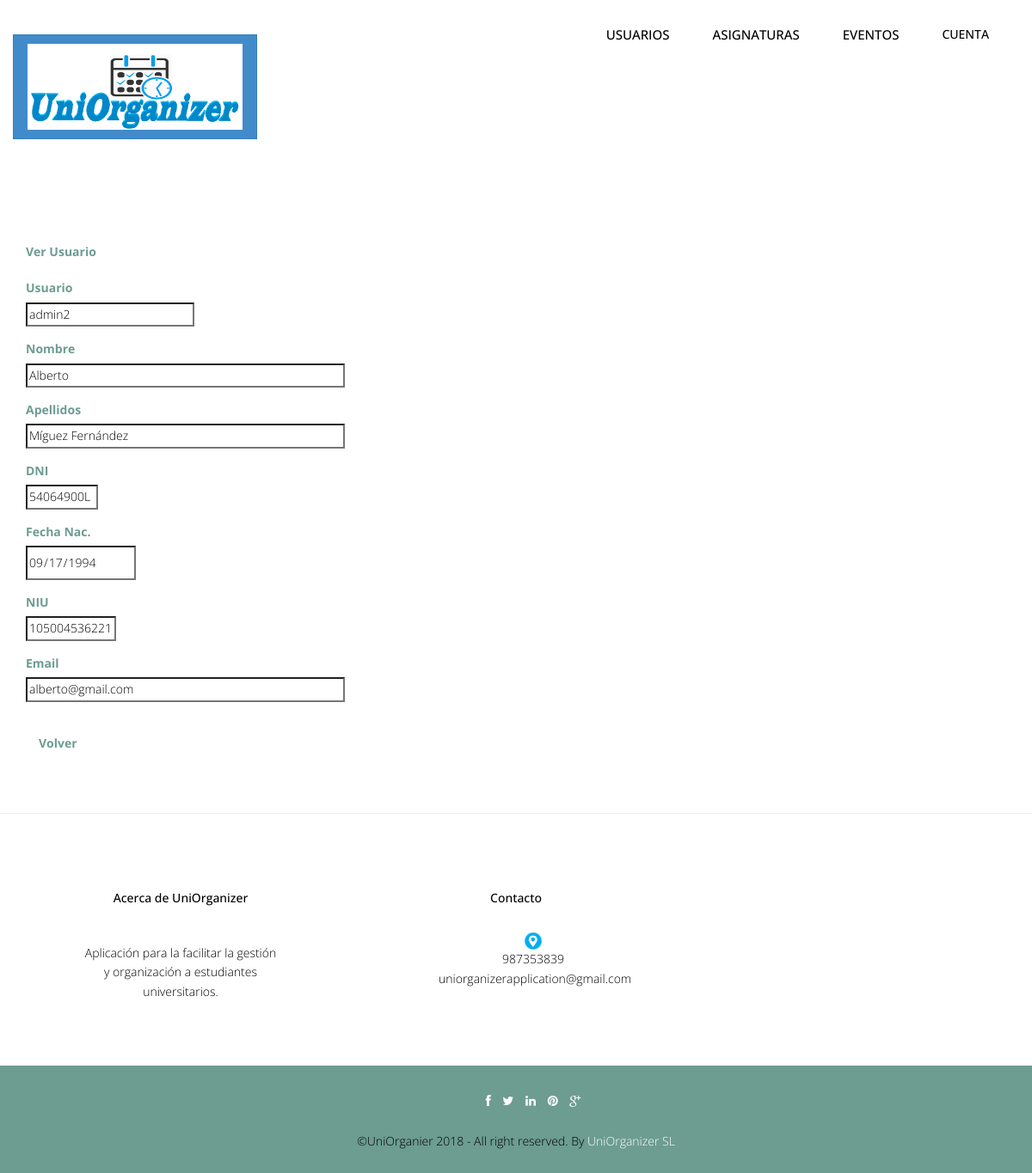
/Controllers/USUARIO_Controller.php?username=admin2&accion=Ver (signed in), run on the app's committed database.
### tables this page shows
CREATE TABLE `usuario` (
  `username` varchar(20) NOT NULL,
  `password` varchar(50) NOT NULL,
  `tipoUsuario` int(10) NOT NULL,
  `nombre` varchar(50) NOT NULL,
  `apellidos` varchar(50) NOT NULL,
  `dni` varchar(9) NOT NULL,
  `fechaNac` date NOT NULL,
  `niu` varchar(12) NOT NULL,
  `email` varchar(50) NOT NULL
);

### Controllers/USUARIO_Controller.php (called while the page is built, shortened)
<?php
include_once '../Models/USUARIO_Model.php';
include_once '../Views/header.php';
Switch ($_REQUEST['accion']) {
    case $strings['Ver']:
            if (!isset($_REQUEST['nombre'])) {
                $usuario = new USUARIO_Modelo($_REQUEST['username'], '', ConsultarTipoUsuario($_REQUEST['username']), '', '', '', '', '', '', '', '');
                $valores = $usuario->RellenaDatos();
                if (!tienePermisos('USUARIO_SELECT_SHOW')) {
                    new Mensaje('No tienes los permisos necesarios', 'USUARIO_Controller.php');
                } else {
                    new USUARIO_SELECT_SHOW($valores, 'USUARIO_Controller.php');
                }
            } else {
                $_REQUEST['password'] = '';
                $usuario = get_data_form();
                $respuesta = $usuario->Borrar();
                new Mensaje($respuesta, 'USUARIO_Controller.php');
            }
		break;
}
?>

### Models/USUARIO_Model.php (called while the page is built, shortened)
<?php
include_once '../Functions/LibraryFunctions.php';
class USUARIO_Modelo {
    var $username;
    var $mysqli;
    function __construct($username, $password, $tipoUsuario, $nombre, $apellidos, $dni, $fechaNac, $niu, $email, $newPassword) {
        $this->username = $username;
    }
    function ConectarBD() {
        $this->mysqli = new mysqli("localhost", "root", "", "uniorganizer");
    }
    function RellenaDatos() {
        $sql = "SELECT * FROM USUARIO WHERE USUARIO.username = '" . $this->username . "'";
        if (!($resultado = $this->mysqli->query($sql))) {
            return 'Error en la consulta sobre la base de datos';
        } else {
            $result = $resultado->fetch_array();
            return $result;
        }
    }
}
?>

### Views/USUARIO_SHOW_Vista.php (the view, shortened to what this page needs)
<?php
class USUARIO_SELECT_SHOW {
    private $valores;
    private $volver;
    function __construct($valores, $volver) {
        $this->valores = $valores;
        $this->volver = $volver;
        $this->render();
    }
    function render() {
        ?>
        <div class="container" >
            <form  id="form" name="form" action='USUARIO_Controller.php?user=user'  method='post'   enctype="multipart/form-data">
                <div class="form-group" >
                    <label class="control-label" ><?php echo $strings['Ver Usuario']; ?></label><br>
                </div>
                <div class="form-group">
                    <label class="control-label" ><?php echo $strings['username']; ?></label><br>
                    <input class="form" id="username" name="username" size="25" type="text" readonly="true" value="<?php echo $this->valores['username']; ?>">
                </div>
                <div class="form-group">
                    <label class="control-label" ><?php echo $strings['nombre']; ?></label><br>
                    <input class="form" id="nombre" name="nombre" size="50" type="text" readonly="true" value="<?php echo $this->valores['nombre']; ?>">
                </div>
                <div class="form-group">
                    <label class="control-label" ><?php echo $strings['apellidos']; ?></label><br>
                    <input class="form" id="apellidos" name="apellidos" size="50" type="text" readonly="true" value="<?php echo $this->valores['apellidos']; ?>">
                </div>
                <div class="form-group">
                    <label class="control-label" ><?php echo $strings['dni']; ?></label><br>
                    <input class="form" id="dni" name="dni" size="9" type="text" readonly="true" value="<?php echo $this->valores['dni']; ?>">
                </div>
                <div class="form-group">
                    <label class="control-label" ><?php echo $strings['fechaNac']; ?></label><br>
                    <input class="form" id="fechaNac" name="fechaNac" type="date" readonly="true" value="<?php echo $this->valores['fechaNac']; ?>">
                </div>
                <div class="form-group">
                    <label class="control-label" ><?php echo $strings['niu']; ?></label><br>
                    <input class="form" id="niu" name="niu" size="12" type="text" readonly="true" value="<?php echo $this->valores['niu']; ?>">
                </div>
                <div class="form-group">
                    <label class="control-label" ><?php echo $strings['email']; ?></label><br>
                    <input class="form" id="email" name="email" size="50" type="email" readonly="true" value="<?php echo $this->valores['email']; ?>">
                </div>
                <br>
				<?php
				if(ConsultarTipoUsuarioLogin()==1){
				?>
                <a class="form-link" href='<?php echo $this->volver ?> '><?php echo $strings['Volver']; ?> </a>
				<?php
				}
				?>
            </form>
        </div>
        <?php
        include '../Views/footer.php';
    }
}
?>

### css/style.css (style rules this page uses)
body { font-family:'Open Sans', Arial, sans-serif; font-size:14px; font-weight:300; line-height:1.6em; color:#000; background-color:#fff; }
form { margin-top:50px; margin-bottom:50px; }
label { color:#6D9C91; font-size:14px; }
.link-list ul,li,a { color:#000; list-style:none; }
.form-link { font-weight:bold; color: #6D9C91 !important; margin-left: 15px; }

### css/overwrite.css (style rules this page uses)
select, textarea, input[type="text"], input[type="password"], input[type="datetime"], input[type="datetime-local"], input[type="date"], input[type="month"], input[type="time"], input[type="week"], input[type="number"], input[type="email"], input[type="url"], input[type="search"], input[type="tel"], input[type="color"], .uneditable-input { -webkit-border-radius: 0; -moz-border-radius: 0; border-radius: 0; }

### data on the page
usuario: username "admin2", nombre "Alberto", apellidos "Míguez Fernández", dni "54064900L", fechaNac "09/17/1994", niu "105004536221", email "alberto@gmail.com"

### other printed values
$strings['Cuenta'] "CUENTA"
$strings['Ver Usuario'] "Ver Usuario"
$strings['username'] "Usuario"
$strings['nombre'] "Nombre"
$strings['apellidos'] "Apellidos"
$strings['dni'] "DNI"
$strings['fechaNac'] "Fecha Nac."
$strings['niu'] "NIU"
$strings['email'] "Email"
$strings['Volver'] "Volver"
